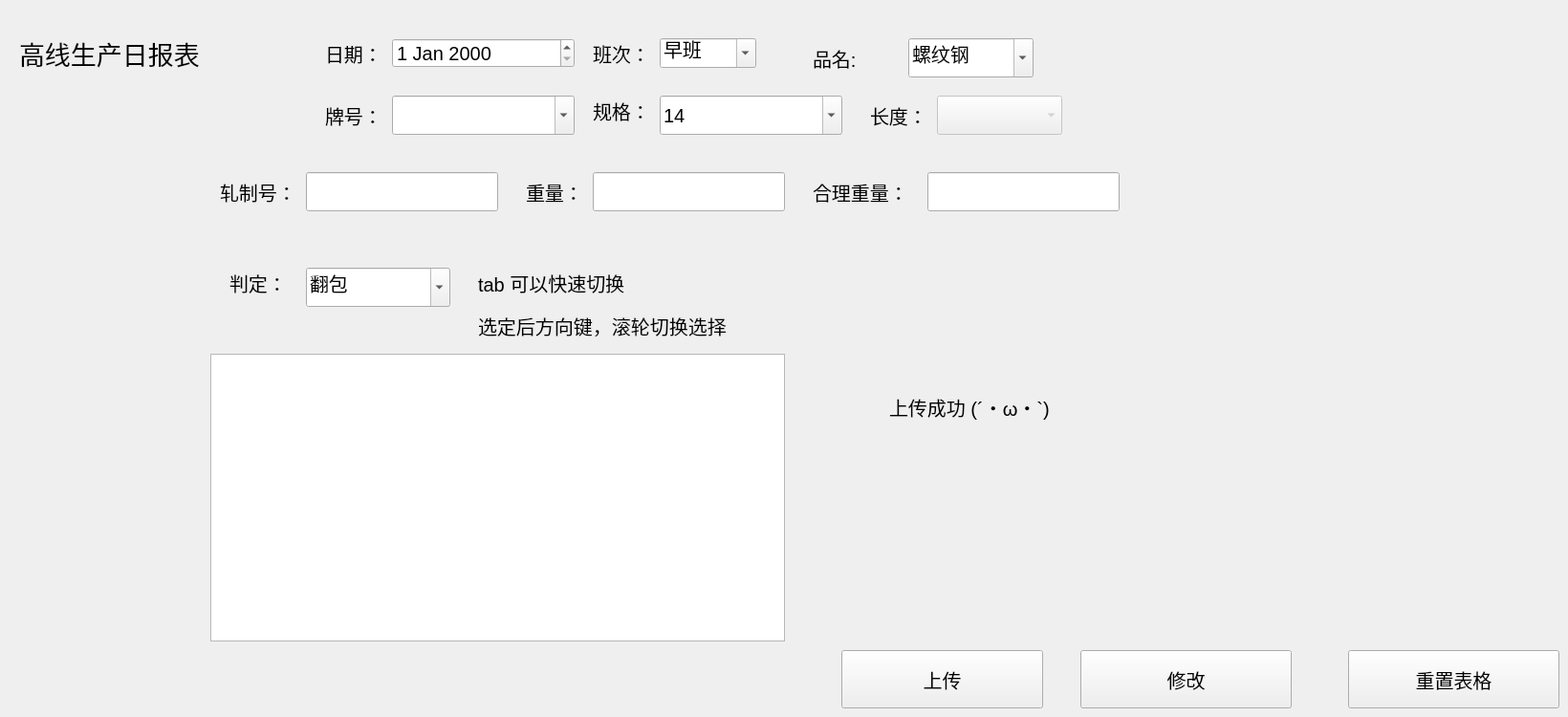
        <widget class="QWidget" name="gaoxianribaobiao">
         <attribute name="title">
          <string>高线生产日报表</string>
         </attribute>
         <widget class="QLabel" name="label_52">
          <property name="geometry">
           <rect>
            <x>550</x>
            <y>170</y>
            <width>61</width>
            <height>61</height>
           </rect>
          </property>
          <property name="font">
           <font>
            <pointsize>15</pointsize>
           </font>
          </property>
          <property name="text">
           <string>重量：</string>
          </property>
         </widget>
         <widget class="QPushButton" name="gaoxianribaobiaoPushButton">
          <property name="geometry">
           <rect>
            <x>880</x>
            <y>680</y>
            <width>211</width>
            <height>61</height>
           </rect>
          </property>
          <property name="font">
           <font>
            <pointsize>15</pointsize>
           </font>
          </property>
          <property name="text">
           <string>上传</string>
          </property>
         </widget>
         <widget class="QLineEdit" name="gaoxianribaobiaozhongliangLineEdit">
          <property name="geometry">
           <rect>
            <x>620</x>
            <y>180</y>
            <width>201</width>
            <height>41</height>
           </rect>
          </property>
          <property name="font">
           <font>
            <pointsize>15</pointsize>
           </font>
          </property>
         </widget>
         <widget class="QComboBox" name="gaoxianribaobiaoSizeComboBox">
          <property name="geometry">
           <rect>
            <x>690</x>
            <y>100</y>
            <width>191</width>
            <height>41</height>
           </rect>
          </property>
          <property name="font">
           <font>
            <pointsize>15</pointsize>
           </font>
          </property>
          <property name="editable">
           <bool>true</bool>
          </property>
          <item>
           <property name="text">
            <string>14</string>
           </property>
          </item>
          <item>
           <property name="text">
            <string>16</string>
           </property>
          </item>
         </widget>
         <widget class="QLabel" name="label_53">
          <property name="geometry">
           <rect>
            <x>230</x>
            <y>180</y>
            <width>91</width>
            <height>41</height>
           </rect>
          </property>
          <property name="font">
           <font>
            <pointsize>15</pointsize>
           </font>
          </property>
          <property name="text">
           <string>轧制号：</string>
          </property>
         </widget>
         <widget class="QLabel" name="label_54">
          <property name="geometry">
           <rect>
            <x>850</x>
            <y>170</y>
            <width>121</width>
            <height>61</height>
           </rect>
          </property>
          <property name="font">
           <font>
            <pointsize>15</pointsize>
           </font>
          </property>
          <property name="text">
           <string>合理重量：</string>
          </property>
         </widget>
         <widget class="QLabel" name="label_46">
          <property name="geometry">
           <rect>
            <x>850</x>
            <y>40</y>
            <width>61</width>
            <height>41</height>
           </rect>
          </property>
          <property name="font">
           <font>
            <pointsize>15</pointsize>
           </font>
          </property>
          <property name="text">
           <string>品名:</string>
          </property>
         </widget>
         <widget class="QLabel" name="label_57">
          <property name="geometry">
           <rect>
            <x>500</x>
            <y>280</y>
            <width>191</width>
            <height>31</height>
           </rect>
          </property>
          <property name="font">
           <font>
            <pointsize>15</pointsize>
           </font>
          </property>
          <property name="text">
           <string>tab 可以快速切换</string>
          </property>
         </widget>
         <widget class="QPushButton" name="gaoxianribaobiaoReupdatePushButton">
          <property name="geometry">
           <rect>
            <x>1130</x>
            <y>680</y>
            <width>221</width>
            <height>61</height>
           </rect>
          </property>
          <property name="font">
           <font>
            <pointsize>15</pointsize>
           </font>
          </property>
          <property name="toolTip">
           <string>只需要输入修改变量和轧制号</string>
          </property>
          <property name="statusTip">
           <string>只需要输入修改变量和炉批号</string>
          </property>
          <property name="text">
           <string>修改</string>
          </property>
         </widget>
         <widget class="QLabel" name="gaoxianribaobiaoSuccessLabel">
          <property name="geometry">
           <rect>
            <x>930</x>
            <y>410</y>
            <width>591</width>
            <height>31</height>
           </rect>
          </property>
          <property name="font">
           <font>
            <pointsize>15</pointsize>
           </font>
          </property>
          <property name="text">
           <string>上传成功 (´・ω・`) </string>
          </property>
         </widget>
         <widget class="QLabel" name="label_58">
          <property name="geometry">
           <rect>
            <x>340</x>
            <y>40</y>
            <width>61</width>
            <height>31</height>
           </rect>
          </property>
          <property name="font">
           <font>
            <pointsize>15</pointsize>
           </font>
          </property>
          <property name="text">
           <string>日期：</string>
          </property>
         </widget>
         <widget class="QComboBox" name="gaoxianribaobiaoPaihaoComboBox">
          <property name="geometry">
           <rect>
            <x>410</x>
            <y>100</y>
            <width>191</width>
            <height>41</height>
           </rect>
          </property>
          <property name="font">
           <font>
            <pointsize>15</pointsize>
           </font>
          </property>
          <property name="editable">
           <bool>true</bool>
          </property>
         </widget>
         <widget class="QLineEdit" name="gaoxianribaobiaoZZHLineEdit">
          <property name="geometry">
           <rect>
            <x>320</x>
            <y>180</y>
            <width>201</width>
            <height>41</height>
           </rect>
          </property>
          <property name="font">
           <font>
            <pointsize>15</pointsize>
           </font>
          </property>
         </widget>
         <widget class="QComboBox" name="gaoxianribaobiaoPinmingComboBox">
          <property name="enabled">
           <bool>true</bool>
          </property>
          <property name="geometry">
           <rect>
            <x>950</x>
            <y>40</y>
            <width>131</width>
            <height>41</height>
           </rect>
          </property>
          <property name="font">
           <font>
            <pointsize>15</pointsize>
           </font>
          </property>
          <property name="editable">
           <bool>true</bool>
          </property>
          <item>
           <property name="text">
            <string>螺纹钢</string>
           </property>
          </item>
         </widget>
         <widget class="QComboBox" name="gaoxianribaobiaoChangduComboBox">
          <property name="enabled">
           <bool>false</bool>
          </property>
          <property name="geometry">
           <rect>
            <x>980</x>
            <y>100</y>
            <width>131</width>
            <height>41</height>
           </rect>
          </property>
          <property name="font">
           <font>
            <pointsize>15</pointsize>
           </font>
          </property>
          <property name="editable">
           <bool>false</bool>
          </property>
          <item>
           <property name="text">
            <string/>
           </property>
          </item>
         </widget>
         <widget class="QTextBrowser" name="gaoxianribaobiaoFailTextBrowser">
          <property name="geometry">
           <rect>
            <x>220</x>
            <y>370</y>
            <width>601</width>
            <height>301</height>
           </rect>
          </property>
          <property name="font">
           <font>
            <pointsize>15</pointsize>
           </font>
          </property>
         </widget>
         <widget class="QDateEdit" name="gaoxianribaoDateEdit">
          <property name="enabled">
           <bool>true</bool>
          </property>
          <property name="geometry">
           <rect>
            <x>410</x>
            <y>40</y>
            <width>191</width>
            <height>31</height>
           </rect>
          </property>
          <property name="font">
           <font>
            <pointsize>15</pointsize>
           </font>
          </property>
         </widget>
         <widget class="QLabel" name="label_59">
          <property name="geometry">
           <rect>
            <x>20</x>
            <y>30</y>
            <width>231</width>
            <height>51</height>
           </rect>
          </property>
          <property name="font">
           <font>
            <pointsize>20</pointsize>
           </font>
          </property>
          <property name="text">
           <string>高线生产日报表</string>
          </property>
         </widget>
         <widget class="QLineEdit" name="gaoxianribaobiaoHLZLLineEdit">
          <property name="geometry">
           <rect>
            <x>970</x>
            <y>180</y>
            <width>201</width>
            <height>41</height>
           </rect>
          </property>
          <property name="font">
           <font>
            <pointsize>15</pointsize>
           </font>
          </property>
         </widget>
         <widget class="QLabel" name="label_60">
          <property name="geometry">
           <rect>
            <x>620</x>
            <y>100</y>
            <width>61</width>
            <height>31</height>
           </rect>
          </property>
          <property name="font">
           <font>
            <pointsize>15</pointsize>
           </font>
          </property>
          <property name="text">
           <string>规格：</string>
          </property>
         </widget>
         <widget class="QLabel" name="label_61">
          <property name="geometry">
           <rect>
            <x>240</x>
            <y>270</y>
            <width>61</width>
            <height>51</height>
           </rect>
          </property>
          <property name="font">
           <font>
            <pointsize>15</pointsize>
           </font>
          </property>
          <property name="text">
           <string>判定：</string>
          </property>
         </widget>
         <widget class="QLabel" name="label_tip_58">
          <property name="geometry">
           <rect>
            <x>500</x>
            <y>320</y>
            <width>331</width>
            <height>41</height>
           </rect>
          </property>
          <property name="font">
           <font>
            <pointsize>15</pointsize>
           </font>
          </property>
          <property name="text">
           <string>选定后方向键，滚轮切换选择</string>
          </property>
         </widget>
         <widget class="QLabel" name="label_62">
          <property name="geometry">
           <rect>
            <x>340</x>
            <y>100</y>
            <width>71</width>
            <height>41</height>
           </rect>
          </property>
          <property name="font">
           <font>
            <pointsize>15</pointsize>
           </font>
          </property>
          <property name="text">
           <string>牌号：</string>
          </property>
         </widget>
         <widget class="QLabel" name="label_63">
          <property name="geometry">
           <rect>
            <x>620</x>
            <y>40</y>
            <width>61</width>
            <height>31</height>
           </rect>
          </property>
          <property name="font">
           <font>
            <pointsize>15</pointsize>
           </font>
          </property>
          <property name="text">
           <string>班次：</string>
          </property>
         </widget>
         <widget class="QComboBox" name="gaoxianribaobiaoBancicomboBox">
          <property name="geometry">
           <rect>
            <x>690</x>
            <y>40</y>
            <width>101</width>
            <height>31</height>
           </rect>
          </property>
          <property name="font">
           <font>
            <pointsize>15</pointsize>
           </font>
          </property>
          <property name="editable">
           <bool>true</bool>
          </property>
          <item>
           <property name="text">
            <string>早班</string>
           </property>
          </item>
          <item>
           <property name="text">
            <string>中班</string>
           </property>
          </item>
          <item>
           <property name="text">
            <string>晚班</string>
           </property>
          </item>
         </widget>
         <widget class="QPushButton" name="gaoxianribaobiaoResetPushButton">
          <property name="geometry">
           <rect>
            <x>1410</x>
            <y>680</y>
            <width>221</width>
            <height>61</height>
           </rect>
          </property>
          <property name="font">
           <font>
            <pointsize>15</pointsize>
           </font>
          </property>
          <property name="toolTip">
           <string>只需要输入修改变量和轧制号</string>
          </property>
          <property name="statusTip">
           <string>只需要输入修改变量和炉批号</string>
          </property>
          <property name="text">
           <string>重置表格</string>
          </property>
         </widget>
         <widget class="QComboBox" name="gaoxianribaobiaoPandingComboBox">
          <property name="geometry">
           <rect>
            <x>320</x>
            <y>280</y>
            <width>151</width>
            <height>41</height>
           </rect>
          </property>
          <property name="font">
           <font>
            <pointsize>15</pointsize>
           </font>
          </property>
          <property name="editable">
           <bool>true</bool>
          </property>
          <item>
           <property name="text">
            <string>翻包</string>
           </property>
          </item>
          <item>
           <property name="text">
            <string>合格</string>
           </property>
          </item>
         </widget>
         <widget class="QLabel" name="label_64">
          <property name="geometry">
           <rect>
            <x>910</x>
            <y>100</y>
            <width>71</width>
            <height>41</height>
           </rect>
          </property>
          <property name="font">
           <font>
            <pointsize>15</pointsize>
           </font>
          </property>
          <property name="text">
           <string>长度：</string>
          </property>
         </widget>
        </widget>
